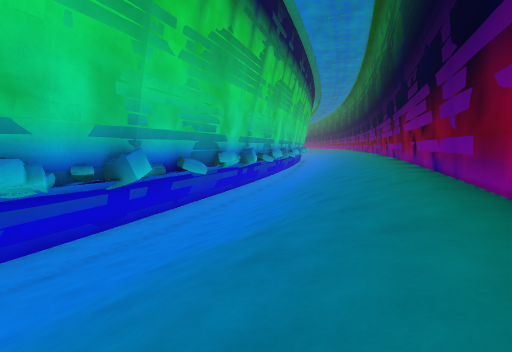
view 1 (above)

16 first-person views from a walk through a level from a Godot 3-D game. The camera is 1.2 m above the floor, tilts 6° down and sees 85° across. The floor is counted in squares, 2 m on a side. Each view is taken from the middle of a square. On the plan, view 1 faces up. The plan holds only what a view shows up to about 9 squares ahead; the rest is blank. The place goes on beyond the plan.

view 2
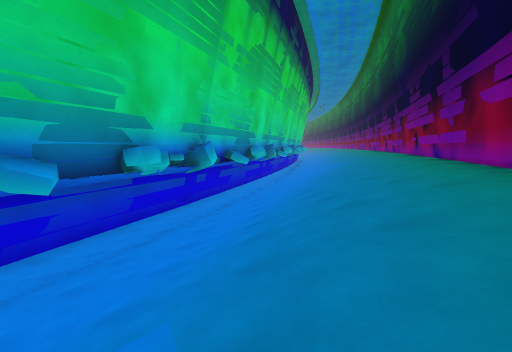

view 3
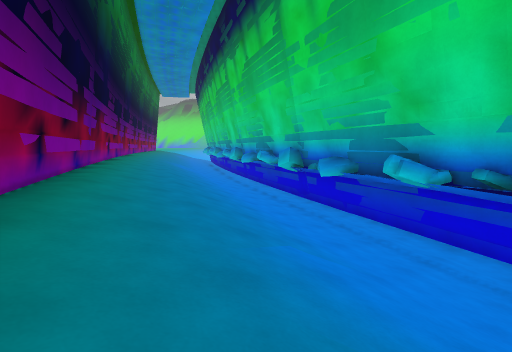

view 4
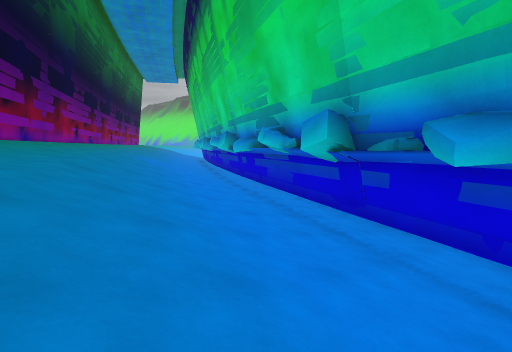

view 5
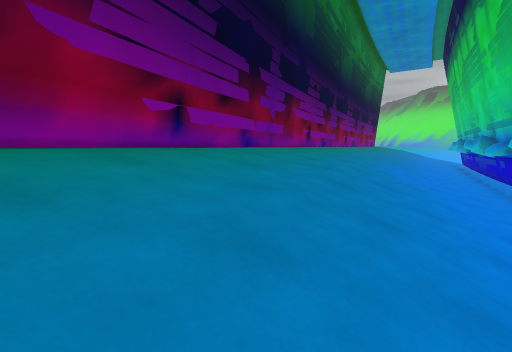

view 6
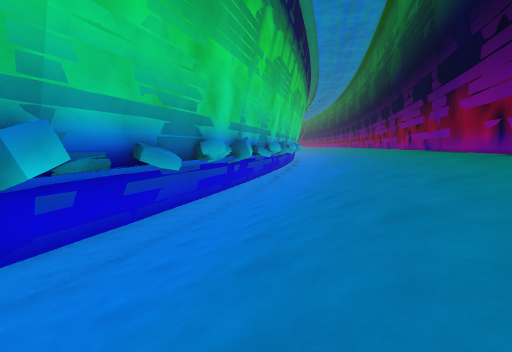

view 7
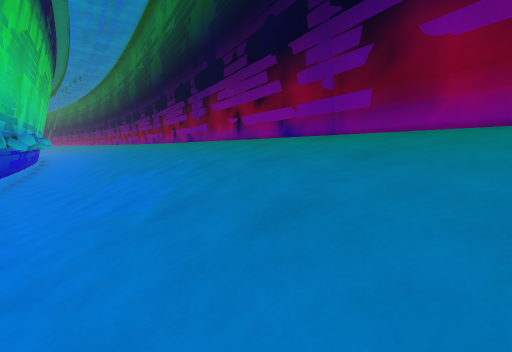

view 8
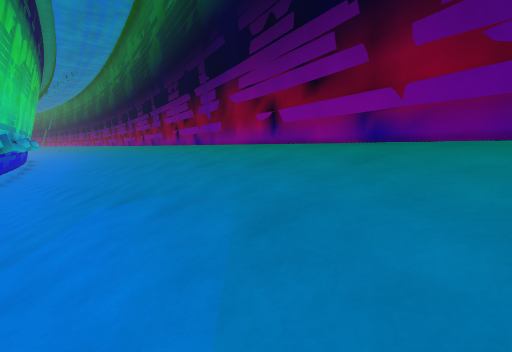

view 9
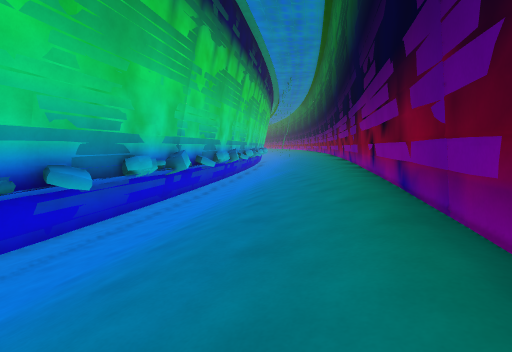

view 10
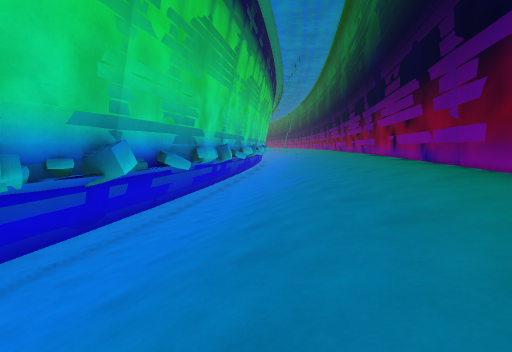

view 11
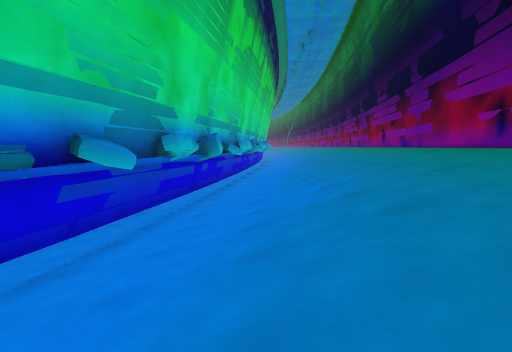

view 12
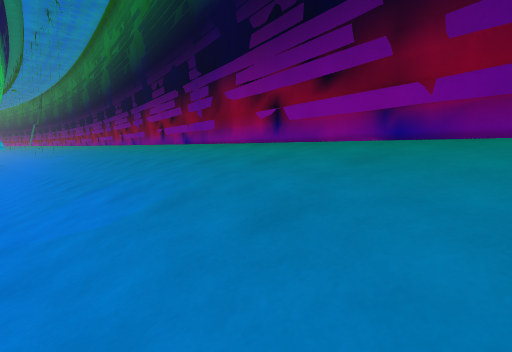

view 13
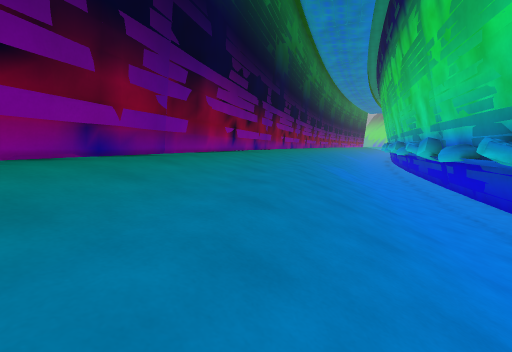

view 14
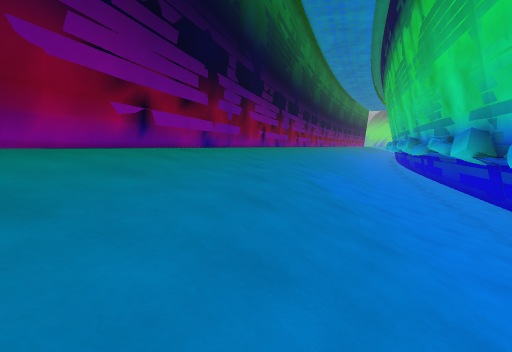

view 15
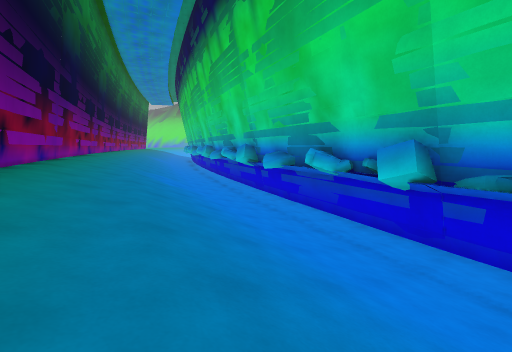

view 16
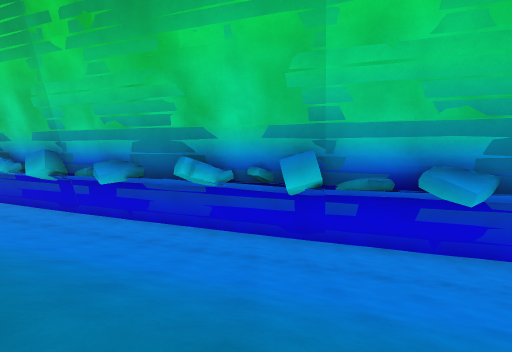

### Floor plan
Key: @ floor where view 1 was taken; # wall or solid block; / step, stairs or slope; = window, fence, low wall or low ledge; ^ raised ledge.
Columns run from 10 left of view 1 to 11 right of it. Each row starts with its distance up from view 1.
 36                  ////#
 35                 #////#
 34                #/////#
 33                #/////#
 32                #/////#
 31                #/////#
 30               #/////##
 29               #/////#
 28               #/////#
 27               #/////#
 26               #////##
 25              #/////#
 24              #/////#
 23              #/////#
 22               ////##
 21              /////#
 20             #/////#
 19             #/////#
 18            ##////##
 17            #/////#
 16           ^#/////#
 15           =/////##
 14          ^#/////#
 13         ^^#/////#
 12         ^#///// #
 11         ^#/////#
 10        ^^#/////#
  9         #/////##
  8        ^#/////#
  7       ^^#/////#
  6       ^#/////##
  5       ##/////#
  4       #//////#
  3      ^#/////##
  2     ^^#/////#
  1     ^#/////##
  0     ^#////@#
 -1     #/////##
 -2     #/////#
 -3    #//////#
 -4    #/////##
 -5    //////#
 -6    /////##
 -7   //////#
 -8   /////##
 -9 #//////#
-10 #/////##

Where each view was taken, in squares from view 1:
view 1: 0 up, 0 right, facing up
view 2: 4 up, 1 right, facing up
view 3: 5 up, 2 right, facing down-left
view 4: 2 up, 1 left, facing down-left
view 5: 1 down, 2 left, facing down
view 6: 8 up, 2 right, facing up
view 7: 13 up, 3 right, facing up-right
view 8: 15 up, 4 right, facing up-right
view 9: 19 up, 7 right, facing up
view 10: 23 up, 7 right, facing up
view 11: 26 up, 7 right, facing up
view 12: 27 up, 7 right, facing up-right
view 13: 25 up, 7 right, facing down
view 14: 22 up, 6 right, facing down
view 15: 12 up, 4 right, facing down-left
view 16: 10 up, 4 right, facing left
